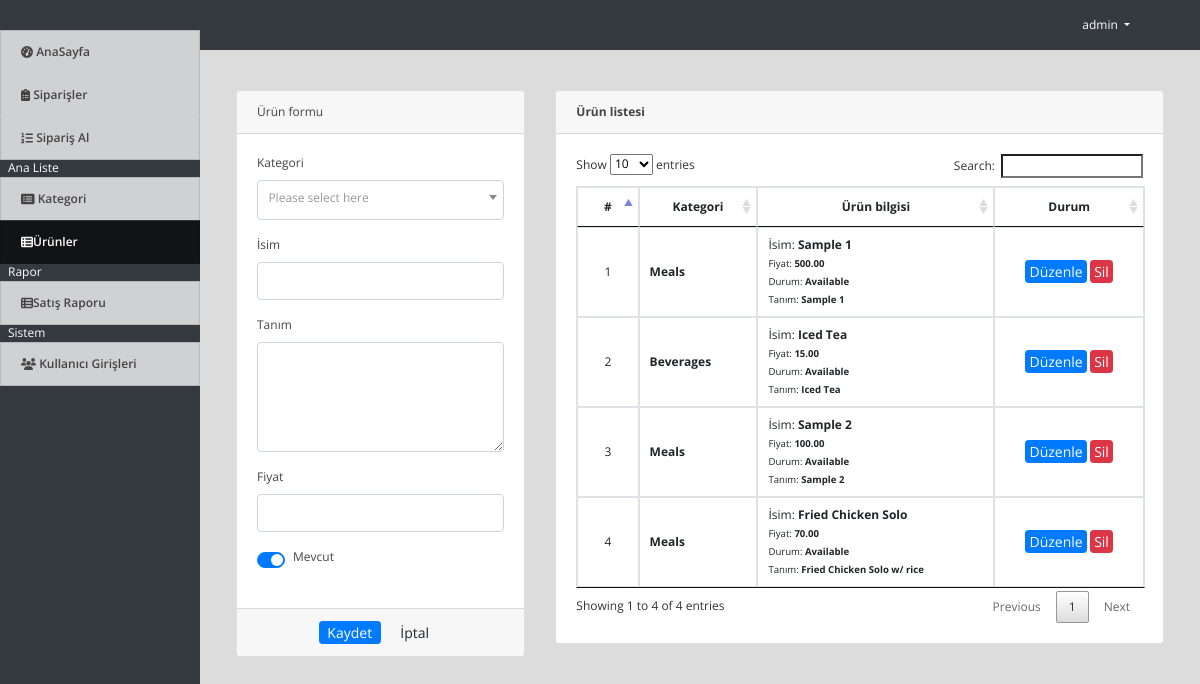
Screenshot of /index.php?page=products (signed in) with the database file from the repository.
### tables this page shows
CREATE TABLE `products` (
  `id` int(30) NOT NULL,
  `category_id` int(30) NOT NULL,
  `name` varchar(200) NOT NULL,
  `description` text NOT NULL,
  `price` float NOT NULL,
  `status` tinyint(1) NOT NULL DEFAULT 1 COMMENT '0=Unavailable,1=Available'
);

### products.php (the view, shortened to what this page needs)
<?php include('db_connect.php');?>
<div class="container-fluid">
	<div class="col-lg-12">
		<div class="row">
			<div class="col-md-4">
			<form action="" id="manage-product">
				<div class="card">
					<div class="card-header">
					Ürün formu
				  	</div>
					<div class="card-body">
							<div class="form-group">
								<label class="control-label">Kategori</label>
									<?php
									$qry = $conn->query("SELECT * FROM categories order by name asc");
									while($row=$qry->fetch_assoc()):
										$cname[$row['id']] = ucwords($row['name']);
									?>
								<?php endwhile; ?>
							</div>
							<div class="form-group">
								<label class="control-label">İsim</label>
								<input type="text" class="form-control" name="name">
							</div>
							<div class="form-group">
								<label class="control-label">Tanım</label>
								<textarea name="description" id="description" cols="30" rows="4" class="form-control"></textarea>
							</div>
							<div class="form-group">
								<label class="control-label">Fiyat</label>
								<input type="number" class="form-control text-right" name="price">
							</div>
							<div class="form-group">
								<div class="custom-control custom-switch">
								  <label class="custom-control-label" for="status">Mevcut</label>
								</div>
							</div>
					</div>
					<div class="card-footer">
						<div class="row">
							<div class="col-md-12">
								<button class="btn btn-sm btn-primary col-sm-3 offset-md-3">Kaydet</button>
								<button class="btn btn-sm btn-default col-sm-3" type="button" onclick="$('#manage-product').get(0).reset()">İptal</button>
							</div>
						</div>
					</div>
				</div>
			</form>
			</div>
			<div class="col-md-8">
				<div class="card">
					<div class="card-header">
						<b>Ürün listesi</b>
					</div>
					<div class="card-body">
						<table class="table table-bordered table-hover">
							<thead>
								<tr>
									<th class="text-center">#</th>
									<th class="text-center">Kategori</th>
									<th class="text-center">Ürün bilgisi</th>
									<th class="text-center">Durum</th>
								</tr>
							</thead>
							<tbody>
								<?php
								$i = 1;
								$product = $conn->query("SELECT * FROM products order by id asc");
								while($row=$product->fetch_assoc()):
								?>
								<tr>
									<td class="text-center"><?php echo $i++ ?></td>
									<td class="">
										<p><b><?php echo $cname[$row['category_id']] ?></b></p>
									</td>
									<td class="">
										<p>İsim: <b><?php echo $row['name'] ?></b></p>
										<p><small>Fiyat: <b><?php echo number_format($row['price'],2) ?></b></small></p>
										<p><small>Durum: <b><?php echo $row['status'] == 1 ? " Available" : "Unavailable" ?></b></small></p>
										<p><small>Tanım: <b><?php echo $row['description'] ?></b></small></p>
									</td>
									<td class="text-center">
										<button class="btn btn-sm btn-primary edit_product" type="button" data-id="<?php echo $row['id'] ?>" data-description="<?php echo $row['description'] ?>" data-name="<?php echo $row['name'] ?>"  data-price="<?php echo $row['price'] ?>"  data-status="<?php echo $row['status'] ?>" data-category_id="<?php echo $row['category_id'] ?>">Düzenle</button>
										<button class="btn btn-sm btn-danger delete_product" type="button" data-id="<?php echo $row['id'] ?>">Sil</button>
									</td>
								</tr>
								<?php endwhile; ?>
							</tbody>
						</table>
					</div>
				</div>
			</div>
		</div>
	</div>
</div>

### index.php (shortened to what this page needs)
<!DOCTYPE html>
<html lang="en">
<head>
<?php
 include('./header.php');
 ?>
</head>
<body>
	<?php include 'topbar.php' ?>
	<?php include 'navbar.php' ?>
  <main id="view-panel" >
      <?php $page = isset($_GET['page']) ? $_GET['page'] :'home'; ?>
  	<?php include $page.'.php' ?>
  </main>
</body>
</html>

### header.php (shortened to what this page needs)
  <link rel="stylesheet" href="assets/font-awesome/css/all.min.css">
<link href="assets/vendor/bootstrap/css/bootstrap.min.css" rel="stylesheet">
<link href="assets/vendor/icofont/icofont.min.css" rel="stylesheet">
<link href="assets/vendor/boxicons/css/boxicons.min.css" rel="stylesheet">
<link href="assets/vendor/venobox/venobox.css" rel="stylesheet">
<link href="assets/vendor/animate.css/animate.min.css" rel="stylesheet">
<link href="assets/vendor/remixicon/remixicon.css" rel="stylesheet">
<link href="assets/vendor/owl.carousel/assets/owl.carousel.min.css" rel="stylesheet">
<link href="assets/vendor/bootstrap-datepicker/css/bootstrap-datepicker.min.css" rel="stylesheet">
<link href="assets/DataTables/datatables.min.css" rel="stylesheet">
<link href="assets/css/jquery.datetimepicker.min.css" rel="stylesheet">
<link href="assets/css/select2.min.css" rel="stylesheet">
<link href="assets/css/style.css" rel="stylesheet">
<link type="text/css" rel="stylesheet" href="assets/css/jquery-te-1.4.0.css">

### topbar.php (shortened to what this page needs)
<nav class="navbar navbar-light fixed-right bg-dark" style="padding:5">
  <div class="container-fluid mt-2 mb-2">
  	<div class="col-lg-12">
	  	<div class="float-right">
        <div class=" dropdown mr-4">
            <a href="#" class="text-white dropdown-toggle"  id="account_settings" data-toggle="dropdown" aria-haspopup="true" aria-expanded="false"><?php echo $_SESSION['login_name'] ?> </a>
        </div>
      </div>
  </div>
</nav>

### navbar.php (shortened to what this page needs)
<nav id="sidebar" class='mx-lt-5 bg-dark' >
<div class="sidebar-list">
				<a href="index.php?page=home" class="nav-item nav-home"><span class='icon-field'><i class="fa fa-tachometer-alt "></i></span> AnaSayfa</a>
				<a href="index.php?page=orders" class="nav-item nav-orders"><span class='icon-field'><i class="fa fa-clipboard-list "></i></span> Siparişler</a>
				<a href="billing/index.php" class="nav-item nav-takeorders"><span class='icon-field'><i class="fa fa-list-ol "></i></span> Sipariş Al</a>
				<?php if($_SESSION['login_type'] == 1): ?>
				<div class="mx-2 text-white">Ana Liste</div>
				<a href="index.php?page=categories" class="nav-item nav-categories"><span class='icon-field'><i class="fa fa-list-alt "></i></span> Kategori</a>
				<a href="index.php?page=products" class="nav-item nav-products"><span class='icon-field'><i class="fa fa-th-list "></i></span>Ürünler</a>
				<?php endif; ?>
				<div class="mx-2 text-white">Rapor</div>
				<a href="index.php?page=sales_report" class="nav-item nav-sales_report"><span class='icon-field'><i class="fa fa-th-list"></i></span>Satış Raporu</a>
				<?php if($_SESSION['login_type'] == 1): ?>
				<div class="mx-2 text-white">Sistem</div>
				<a href="index.php?page=users" class="nav-item nav-users"><span class='icon-field'><i class="fa fa-users "></i></span> Kullanıcı Girişleri</a>
			<?php endif; ?>
		</div>
</nav>

### assets/css/style.css (style rules this page uses)
body { font-family: "Open Sans", sans-serif; color: #444444; width: 100%; height: calc(100%); font-size: 12px; }
a { color: #1977cc; }
nav#sidebar { height: calc(100%); position: fixed; z-index: 99; left: 0; width: 200px; font-size: 12px; top: 2.5em; }
a.nav-item { position: relative; display: block; padding: .75rem 1.25rem; margin-bottom: -1px; border: 1px solid rgba(0,0,0,.125); background-color: #ffffffc4; color: #484343; font-weight: 600; }
a.nav-item:hover, .nav-item.active { background-color: #000000ad; color: #fffafa; }
main#view-panel { margin-left: 200px; width:calc(100% - 200px); margin-top: 2.8em; padding: .5em }
.btn-sm { padding: .0001rem .2rem; }

### index.php (style rules this page uses)
body { background: #80808045; }

### products.php (style rules this page uses)
td { vertical-align: middle !important; }
td p { margin:unset; }
.custom-switch { cursor: pointer; }
.custom-switch * { cursor: pointer; }

### rows the page displays
products: category "Meals", name "Sample 1", price "500.00", status "Available", description "Sample 1"
products: category "Beverages", name "Iced Tea", price "15.00", status "Available", description "Iced Tea"
products: category "Meals", name "Sample 2", price "100.00", status "Available", description "Sample 2"
products: category "Meals", name "Fried Chicken Solo", price "70.00", status "Available", description "Fried Chicken Solo w/ rice"

### other values shown
$_SESSION['login_name'] "admin"
